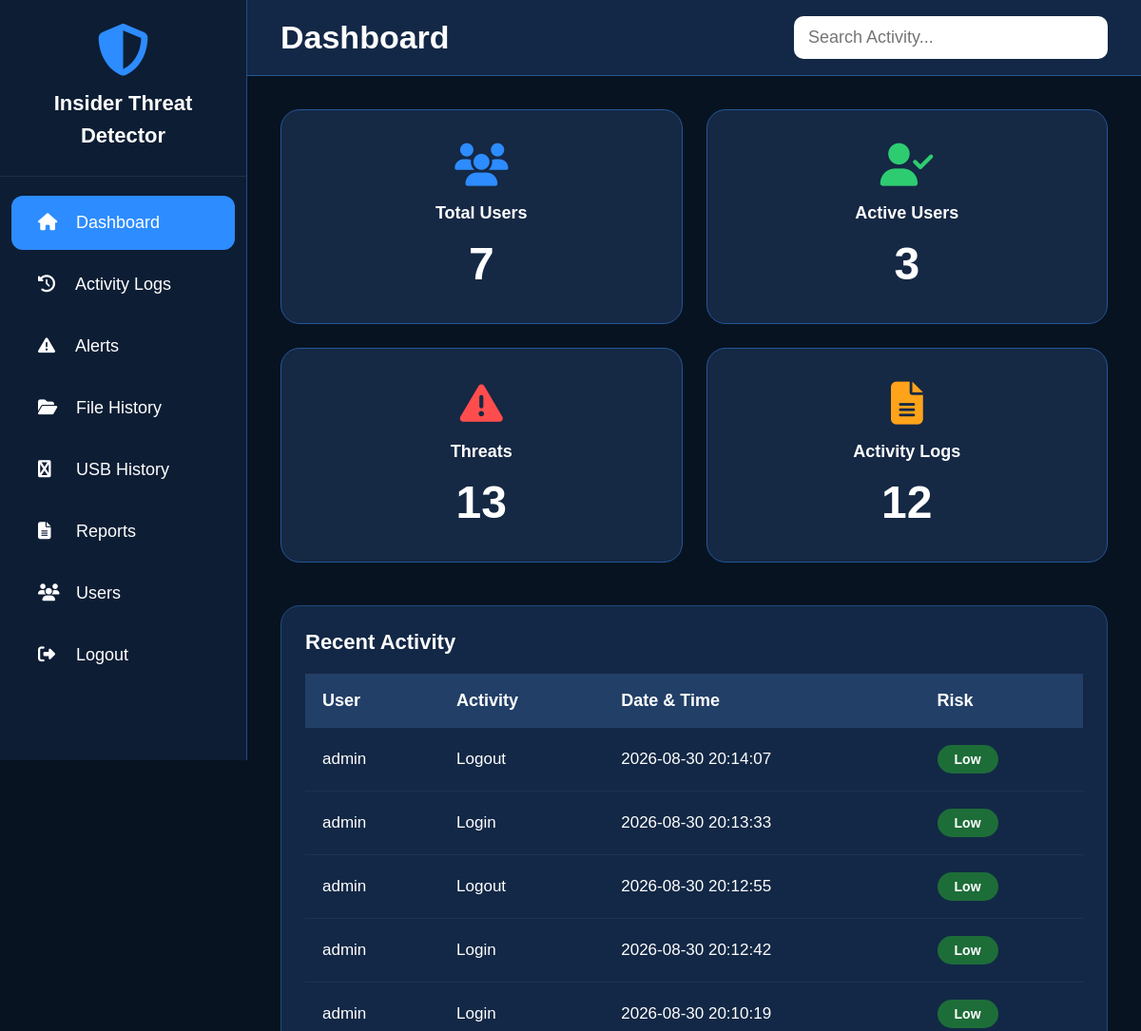
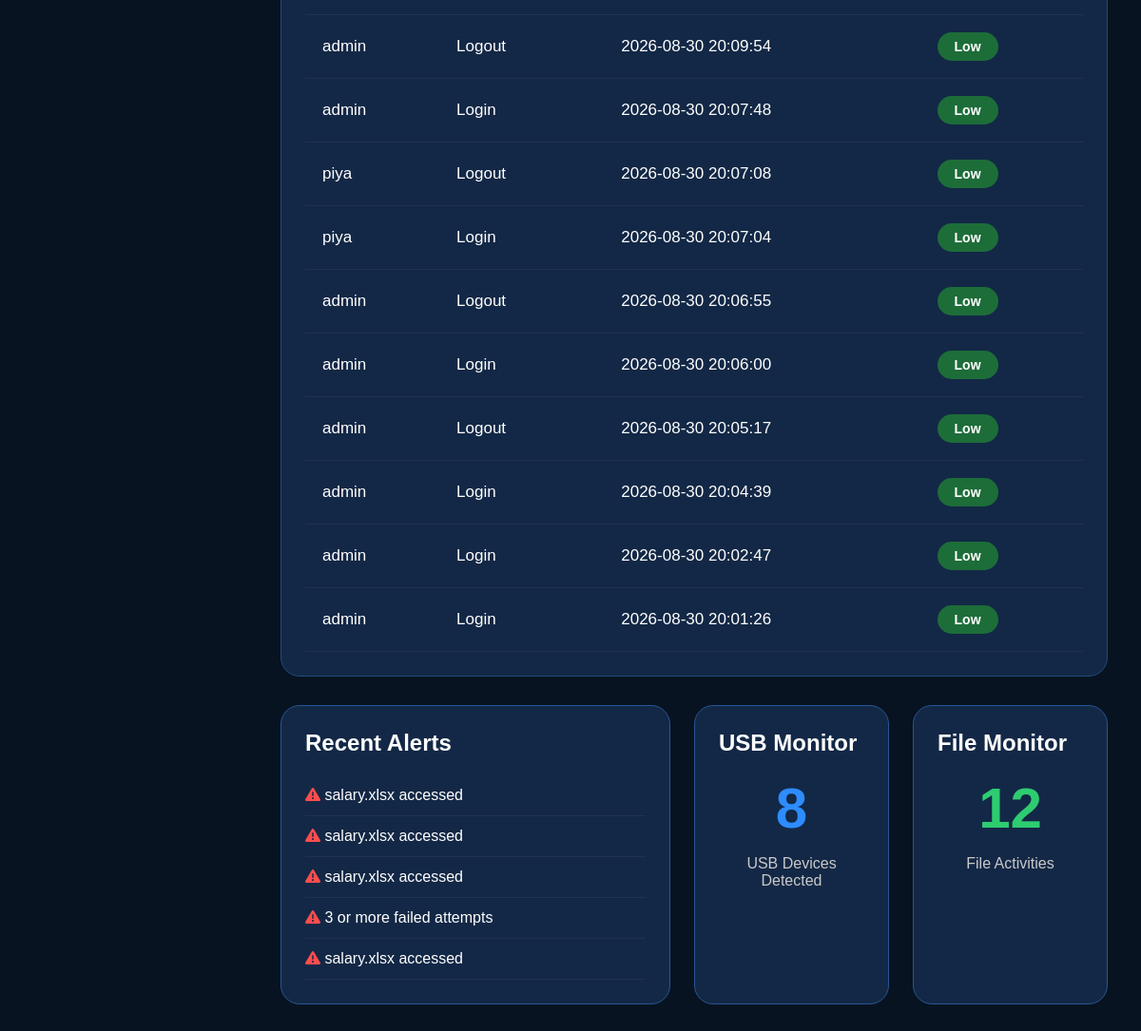
The app's page /dashboard (signed in) with its own data (2 pictures, top to bottom).
### tables this page shows
CREATE TABLE activity_logs (
        id INTEGER PRIMARY KEY AUTOINCREMENT,
        username TEXT,
        activity TEXT,
        details TEXT,
        risk_level TEXT,
        date TEXT,
        time TEXT
    );

CREATE TABLE alerts (
        id INTEGER PRIMARY KEY AUTOINCREMENT,
        username TEXT,
        alert_type TEXT,
        description TEXT,
        severity TEXT,
        status TEXT DEFAULT 'Pending',
        date TEXT,
        time TEXT
    );

### app.py (the view)
@app.route("/dashboard")
def dashboard():
    if not login_required():
        return redirect("/")
    conn = get_db()
    data = {
        "users": conn.execute("SELECT COUNT(*) FROM users").fetchone()[0],
        "logins": conn.execute(
            "SELECT COUNT(DISTINCT username) FROM login_logs WHERE status='Success'"
        ).fetchone()[0],
        "alerts": conn.execute("SELECT COUNT(*) FROM alerts").fetchone()[0],
        "files": conn.execute("SELECT COUNT(*) FROM file_logs").fetchone()[0],
        "activities": conn.execute("""
            SELECT username,activity,date,time,risk_level
            FROM activity_logs ORDER BY id DESC LIMIT 15
        """).fetchall()
    }
    alerts = conn.execute("""
        SELECT description FROM alerts ORDER BY id DESC LIMIT 5
    """).fetchall()
    usb = conn.execute("SELECT COUNT(*) FROM usb_logs").fetchone()[0]
    files = conn.execute("SELECT COUNT(*) FROM file_logs").fetchone()[0]
    conn.close()
    return page("dashboard.html", data=data, alerts=alerts, usb=usb, files=files)

### app.py (called while the page is built)
def login_required():
    return "username" in session

def page(name, **data):
    data["username"] = session.get("username")
    data["role"] = session.get("role")
    return render_template(name, **data)

### database.py (called while the page is built)
def get_db():
    conn = sqlite3.connect(DATABASE)
    conn.row_factory = sqlite3.Row
    return conn

### templates/dashboard.html (shortened to what this page needs)
<!DOCTYPE html>
<html lang="en">
<head>
<link rel="stylesheet"
href="https://cdnjs.cloudflare.com/ajax/libs/font-awesome/6.5.2/css/all.min.css">
</head>
<body>
<div class="sidebar">
<div class="logo">
<i class="fa-solid fa-shield-halved"></i>
<h2>
Insider Threat<br>
Detector
</h2>
</div>
<ul>
        <li>
            <a href="/dashboard"  class="active">
                <i class="fa-solid fa-house"></i>
                <span>Dashboard</span>
            </a>
        </li>
        <li>
            <a href="/activity">
                <i class="fa-solid fa-clock-rotate-left"></i>
                <span>Activity Logs</span>
            </a>
        </li>
        <li>
            <a href="/alerts">
                <i class="fa-solid fa-triangle-exclamation"></i>
                <span>Alerts</span>
            </a>
        </li>
        <li>
            <a href="/file_history" >
                <i class="fa-solid fa-folder-open"></i>
                <span>File History</span>
            </a>
        </li>
        <li>
            <a href="/usb_history" >
                <i class="fa-solid fa-usb"></i>
                <span>USB History</span>
            </a>
        </li>
        <li>
            <a href="/reports">
                <i class="fa-solid fa-file-lines"></i>
                <span>Reports</span>
            </a>
        </li>
        <li>
            <a href="/users">
                <i class="fa-solid fa-users"></i>
                <span>Users</span>
            </a>
        </li>
        <li>
            <a href="/logout">
                <i class="fa-solid fa-right-from-bracket"></i>
                <span>Logout</span>
            </a>
        </li>
    </ul>
</div>
<div class="main">
<div class="topbar">
<h1>Dashboard</h1>
<input
type="text"
class="search"
placeholder="Search Activity...">
</div>
<div class="content">
<div class="cards">
    <div class="card">
        <i class="fa-solid fa-users blue"></i>
        <h3>Total Users</h3>
        <h1>{{data.users}}</h1>
    </div>
    <div class="card">
        <i class="fa-solid fa-user-check green"></i>
        <h3>Active Users</h3>
        <h1>{{data.logins}}</h1>
    </div>
    <div class="card">
        <i class="fa-solid fa-triangle-exclamation red"></i>
        <h3>Threats</h3>
        <h1>{{data.alerts}}</h1>
    </div>
    <div class="card">
        <i class="fa-solid fa-file-lines orange"></i>
        <h3>Activity Logs</h3>
        <h1>{{data.files}}</h1>
    </div>
</div>
<div class="table-box">
    <h2>Recent Activity</h2>
    <table>
        <thead>
            <tr>
                <th>User</th>
                <th>Activity</th>
                <th>Date & Time</th>
                <th>Risk</th>
            </tr>
        </thead>
        <tbody id="activityTable">
        {% for row in data.activities %}
            <tr>
                <td>{{row.username}}</td>
                <td>{{row.activity}}</td>
                <td>{{row.date}} {{row.time}}</td>
                <td>
                    {% if row.risk_level=="High" %}
                    <span class="risk high">
                    High
                    </span>
                    {% elif row.risk_level=="Medium" %}
                    <span class="risk medium">
                    Medium
                    </span>
                    {% else %}
                    <span class="risk low">
                    Low
                    </span>
                    {% endif %}
                </td>
            </tr>
        {% endfor %}
        </tbody>
    </table>
</div>
<div class="status-section">
    <div class="status-box">
        <h2>Recent Alerts</h2>
        <ul>
            {% for alert in alerts %}
            <li>
                <i class="fa-solid fa-triangle-exclamation red"></i>
                {{alert.description}}
            </li>
            {% endfor %}
        </ul>
    </div>
    <div class="status-box">
        <h2>USB Monitor</h2>
        <h1 class="blue">{{usb}}</h1>
        <p>USB Devices Detected</p>
    </div>
    <div class="status-box">
        <h2>File Monitor</h2>
        <h1 class="green">{{files}}</h1>
        <p>File Activities</p>
    </div>
</div>
</div>
</div>
</body>
</html>

### templates/dashboard.html (style rules this page uses)
* { margin:0; padding:0; box-sizing:border-box; font-family:Arial,Helvetica,sans-serif; }
body { background:#071321; color:white; overflow-x:hidden; }
.sidebar { width:260px; height:100vh; position:fixed; left:0; top:0; background:#0d1d34; border-right:1px solid #204d86; overflow-y:auto; overflow-x:hidden; }
.logo { text-align:center; padding:25px; border-bottom:1px solid rgba(255,255,255,.08); }
.logo i { font-size:55px; color:#2d8cff; }
.logo h2 { margin-top:12px; font-size:22px; line-height:34px; }
.sidebar ul { margin-top:20px; }
.sidebar a { display:block; color:white; text-decoration:none; padding:18px 28px; font-size:18px; transition:.3s; margin:8px 12px; border-radius:12px; }
.sidebar ul a i { width:35px; }
.active { background:#2d8cff; }
.main { margin-left:260px; min-height:100vh; }
.topbar { height:80px; background:#132846; display:flex; align-items:center; justify-content:space-between; padding:20px 35px; border-bottom:1px solid #245996; }
.topbar h1 { font-size:34px; }
.search { width:330px; height:45px; padding:15px; border:none; outline:none; border-radius:10px; font-size:18px; }
.content { padding:35px; }
.cards { display:grid; grid-template-columns:repeat(4,1fr); gap:25px; }
.card { background:#132846; border:1px solid #285b9b; border-radius:20px; padding:30px; text-align:center; transition:.3s; cursor:pointer; }
.card i { font-size:50px; margin-bottom:20px; }
.card h3 { font-size:18px; margin-bottom:15px; }
.card h1 { font-size:46px; }
.blue { color:#2d8cff; }
.green { color:#2ecc71; }
.red { color:#ff4d4d; }
.orange { color:#ff9f1c; }
.table-box { margin-top:45px; background:#132846; padding:25px; border-radius:20px; }
.table-box h2 { font-size:24px; margin-bottom:20px; }
@media (max-width:1200px) { .cards { grid-template-columns:repeat(2,1fr); } }
.card { background:#152844; border:1px solid #245796; border-radius:20px; padding:35px 20px; text-align:center; transition:.35s; cursor:pointer; }
.card i { font-size:45px; margin-bottom:18px; }
.card h3 { font-size:18px; margin-bottom:15px; font-weight:bold; }
.card h1 { font-size:48px; font-weight:bold; }
.orange { color:#ffa31a; }
.table-box { background:#132846; padding:25px; border-radius:20px; margin-top:45px; border:1px solid #204b7d; overflow-x:auto; }
.table-box h2 { margin-bottom:20px; font-size:22px; }
table { width:100%; border-collapse:collapse; }
thead { background:#223f67; }
thead th { padding:18px; text-align:left; font-size:18px; }
tbody tr { border-bottom:1px solid rgba(255,255,255,.05); transition:.3s; }
tbody td { padding:18px; font-size:17px; }
.risk { padding:7px 18px; border-radius:30px; font-weight:bold; font-size:14px; display:inline-block; }
.low { background:#1d6d39; color:white; }
.status-section { display:grid; grid-template-columns:2fr 1fr 1fr; gap:25px; margin-top:30px; }
.status-box { background:#132846; padding:25px; border-radius:20px; border:1px solid #275693; }
.status-box h2 { margin-bottom:20px; }
.status-box ul { list-style:none; }
.status-box li { padding:12px 0; border-bottom:1px solid rgba(255,255,255,.05); font-size:16px; }
.status-box h1 { font-size:60px; text-align:center; margin-top:20px; margin-bottom:15px; }
.status-box p { text-align:center; color:#c9c9c9; }

### records on screen
activity_logs: username "admin", activity "Logout", date "2026-08-30", time "20:14:07", risk_level "Low"
activity_logs: username "admin", activity "Login", date "2026-08-30", time "20:13:33", risk_level "Low"
activity_logs: username "admin", activity "Logout", date "2026-08-30", time "20:12:55", risk_level "Low"
activity_logs: username "admin", activity "Login", date "2026-08-30", time "20:12:42", risk_level "Low"
activity_logs: username "admin", activity "Login", date "2026-08-30", time "20:10:19", risk_level "Low"
activity_logs: username "admin", activity "Logout", date "2026-08-30", time "20:09:54", risk_level "Low"
activity_logs: username "admin", activity "Login", date "2026-08-30", time "20:07:48", risk_level "Low"
activity_logs: username "piya", activity "Logout", date "2026-08-30", time "20:07:08", risk_level "Low"
activity_logs: username "piya", activity "Login", date "2026-08-30", time "20:07:04", risk_level "Low"
activity_logs: username "admin", activity "Logout", date "2026-08-30", time "20:06:55", risk_level "Low"
activity_logs: username "admin", activity "Login", date "2026-08-30", time "20:06:00", risk_level "Low"
activity_logs: username "admin", activity "Logout", date "2026-08-30", time "20:05:17", risk_level "Low"
activity_logs: username "admin", activity "Login", date "2026-08-30", time "20:04:39", risk_level "Low"
activity_logs: username "admin", activity "Login", date "2026-08-30", time "20:02:47", risk_level "Low"
activity_logs: username "admin", activity "Login", date "2026-08-30", time "20:01:26", risk_level "Low"
alerts: description "salary.xlsx accessed"
alerts: description "salary.xlsx accessed"
alerts: description "salary.xlsx accessed"
alerts: description "3 or more failed attempts"
alerts: description "salary.xlsx accessed"

### other values on screen
{{ data.users }} "7"
{{ data.logins }} "3"
{{ data.alerts }} "13"
{{ data.files }} "12"
{{ usb }} "8"
{{ files }} "12"
